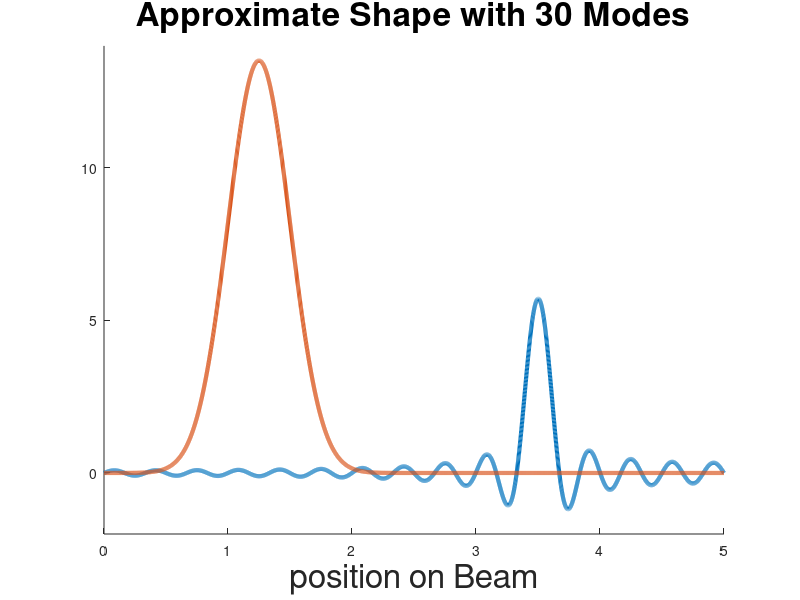

The MATLAB script that drew this image:
clf;clc;clear;
Length            = 5; %0.4573        ;%length
NumNode           = 30  ;%number of modes
Stiffness         = 0.491; %0.491      ;
MassDensity       = 0.093; %  0.093
DampingVis        = 0.0013;%0.0013     ;
DampingKV         = 0.0000649;%0.00000000000649  ;%0.0000649 
ActLoc            = Length*0.3 ; 
SenLoc            = Length*0.7 ; 
ActWidth          = Length*0.01; % 0.01
SenWidth          = Length*0.01;
StateWeight       = 1          ;%state weight in the cost function
ControlWeight     = 1          ;%control weight in the cost function, must be one for unitary assumpt of zhou for Riccaties page 376
DisturbanceEnergy = 1000       ;
DisturbanceMean   = Length*0.25;%disturbance is a gaussian function
DisturbanceVar    = Length*0.05;
DistWeightOnMeasurement = 1    ; % must be one for unitary assumption of zhou page 376
NumLoc            = 100;        

L = Length;
sensorLoc = SenLoc;
sensorWidth = SenWidth;
DisturbanceWidth = DisturbanceVar;
dx   = 0.001;
x    = 0:dx:L;

a = zeros(1,NumNode);
for n=1:NumNode
    a(n) = (sqrt(2*L)/(2*sensorWidth*n*pi))*(cos((n*pi/L)*(sensorLoc-sensorWidth)) - cos((n*pi/L)*(sensorLoc+sensorWidth)));
end
sensor = zeros(1,length(x));
for n=1:NumNode
    sensor = sensor + a(n)*sqrt(2/L)*sin((n*pi/L)*x);
end

Disutrbance    = exp((-1/2)*((x-DisturbanceMean)/DisturbanceWidth).^2); %Disturbance a normalized gaussian function
Disutrbance    = 9*Disutrbance/(norm(Disutrbance)*sqrt(dx));          %Normalizing L2 norm to one

Disturbance_fourier = zeros(NumNode,1);  %finding the fourier coefficients of f
for i=1:NumNode
    y = sqrt(2/L)*sin(i*pi*x/L);
    %y = y/(norm(y)*sqrt(dx));%normalizing L2 norm to one
    Disturbance_fourier(i) = Disutrbance*y'*dx;
end

Disutrbance = zeros(1,length(x));
for n=1:NumNode
    Disutrbance = Disutrbance + Disturbance_fourier(n)*sqrt(2/L)*sin((n*pi/L)*x);
end

figure(2)
hold;
plot(x,sensor,'LineWidth',3);
plot(x,Disutrbance,'LineWidth',3);
hold off;
xlabel('position on Beam');
%ylabel('Y');
title('Approximate Shape with 30 Modes');
axis([0 5 -2 14])
set(findall(gcf,'type','text'),'fontSize',24);
